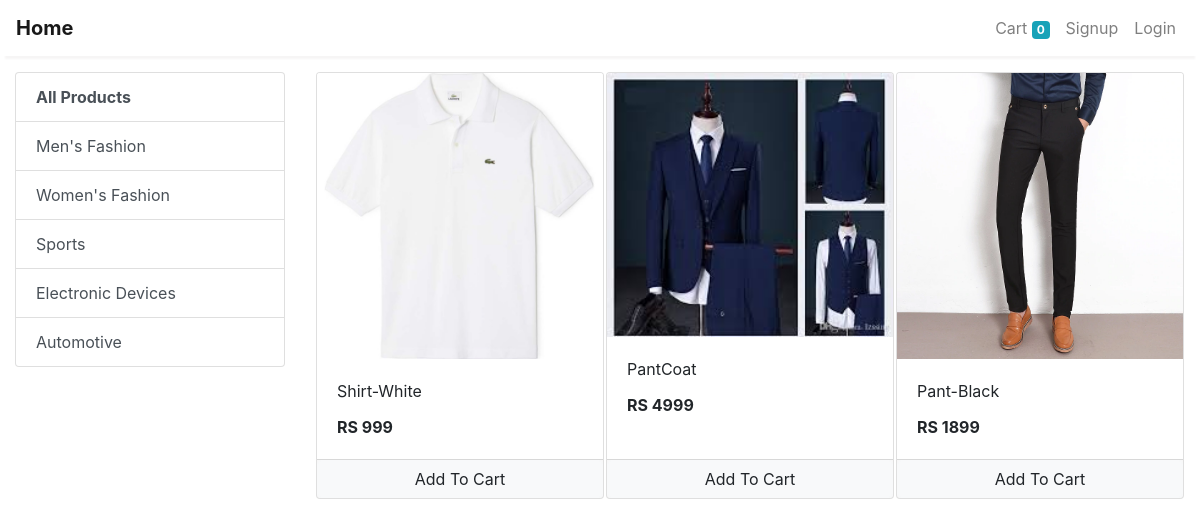
Screenshot of /store?category=5 with the database file from the repository.
### store/models/category.py (models this page shows, shortened)
class Category(models.Model):
    name = models.CharField(max_length=20)
    @staticmethod
    def get_all_categories():
        return Category.objects.all()

### store/models/product.py (models this page shows, shortened)
class Product(models.Model):
    name = models.CharField(max_length=50)
    price = models.IntegerField(default=0)
    category = models.ForeignKey(Category, on_delete=models.CASCADE, default=1)
    description = models.CharField(max_length=200, default='' , null=True , blank=True)
    image = models.ImageField(upload_to='uploads/products/')
    @staticmethod
    def get_all_products_by_categoryid(category_id):
        if category_id:
            return Product.objects.filter(category = category_id)
        else:
            return Product.get_all_products();

### store/views/home.py (the view)
# urls.py: path('' , include('store.urls'))
def store(request):
    cart = request.session.get('cart')
    if not cart:
        request.session['cart'] = {}
    products = None
    categories = Category.get_all_categories()
    categoryID = request.GET.get('category')
    if categoryID:
        products = Product.get_all_products_by_categoryid(categoryID)
    else:
        products = Product.get_all_products();
    data = {}
    data['products'] = products
    data['categories'] = categories
    print('you are : ', request.session.get('email'))
    return render(request, 'index.html', data)

### store/templatetags/cart.py (called while the page is built)
@register.filter(name='is_in_cart')
def is_in_cart(product  , cart):
    keys = cart.keys()
    for id in keys:
        if int(id) == product.id:
            return True
    return False;

### store/templatetags/custom_filter.py (called while the page is built)
@register.filter(name='currency')
def currency(number):
    return "RS "+str(number)

### store/templates/index.html (shortened to what this page needs)
{% extends 'base.html' %}
{% block content %}
{% load cart %}
{% load custom_filter %}
<div class="container-fluid mt-3">
	<div class="row">
		<div class="col-lg-3 mx-auto">
			<div class="list-group">
				<a href="/" class="list-group-item list-group-item-action"><b>All Products</b></a>
				{% for category in categories %}
				<a href="/?category={{category.id}}"
					class="list-group-item list-group-item-action">{{category.name}}</a>
				{% endfor %}
			</div>
		</div>
		<div id='products' class="col-lg-9 mx-auto">
			<div class="row mx-auto">
				{% for product in products %}
				<div class="card mx-auto mb-3" id={{product.id}} style="width: 18rem;">
					<img class="card-img-top" src="{{product.image.url}}" alt="Card image cap">
					<div class="card-body">
						<p class="card-title">{{product.name}}</p>
						<p class="card-text"><b>{{product.price|currency}}</b></p>
					</div>
					<div class="card-footer p-0 no-gutters">
						{% if product|is_in_cart:request.session.cart %}
						<div class="row no-gutters">
							<form action="/#{{product.id}}" class="col-2 " method="post">
								{% csrf_token %}
								<input hidden type="text" name='product' value='{{product.id}}'>
								<input hidden type="text" name='remove' value='True'>
								<input type="submit" value=" - " class="btn btn-block btn-light border-right">
							</form>
							<div class="text-center col">{{product|cart_quantity:request.session.cart}} in Cart</div>
							<form action="/#{{product.id}}" class="col-2 " method="post">
								{% csrf_token %}
								<input hidden type="text" name='product' value='{{product.id}}'>
								<input type="submit" value=" + " class="btn btn-block btn-light border-left">
							</form>
						</div>
						{% else %}
						<form action="/#{{product.id}}" method="POST" class="btn-block">
							<input type="submit" class="float-right btn btn-light  form-control"
								value="Add To Cart">
						</form>
						{% endif %}
					</div>
				</div>
				{% endfor %}
			</div>
		</div>
	</div>
</div>
{% endblock %}

### store/templates/base.html (shortened to what this page needs)
<!doctype html>
<html lang="en">
<head>
  <link rel="stylesheet" href="https://maxcdn.bootstrapcdn.com/bootstrap/4.0.0/css/bootstrap.min.css"
>
</head>
<body>
  <nav class="one-edge-shadow
  sticky-top navbar
  navbar-expand-lg
   navbar-light bg-white">
    <a class="navbar-brand" href="/"><b>Home</b></a>
    <div class="collapse navbar-collapse" id="navbarSupportedContent">
      <ul class=" navbar-nav my-2 my-lg-0">
        <li class="nav-item ">
          <a class="nav-link" href="/cart">Cart
            <span class="badge badge-info">{{request.session.cart.keys|length}}</span>
            <span class="sr-only">(current)</span></a>
        </li>
        {% if request.session.customer %}
        <li class="nav-item ">
          <a class="nav-link" href="/orders">Orders<span class="sr-only">(current)</span></a>
        </li>
        <li class="nav-item ">
          <a class="nav-link" href="/logout">Logout<span class="sr-only">(current)</span></a>
        </li>
        {% else %}
        <li class="nav-item ">
          <a class="nav-link" href="/signup">Signup<span class="sr-only">(current)</span></a>
        </li>
        <li class="nav-item ">
          <a class="nav-link" href="/login">Login<span class="sr-only">(current)</span></a>
        </li>
        {% endif %}
      </ul>
    </div>
  </nav>
    {% block content %}{% endblock %}
</body>
</html>

### store/templates/base.html (style rules this page uses)
nav { background-color: white; }
.one-edge-shadow { box-shadow: 0 8px 2px -5px rgb(246, 245, 245); }

### rows the page displays
Category: name "Men's Fashion"
Category: name "Women's Fashion"
Category: name "Sports"
Category: name "Electronic Devices"
Category: name "Automotive"
Product: image (picture), name "Shirt-White", price "RS 999"
Product: image (picture), name "PantCoat", price "RS 4999"
Product: image (picture), name "Pant-Black", price "RS 1899"

### other values shown
{{ request.session.cart.keys|length }} "0"
